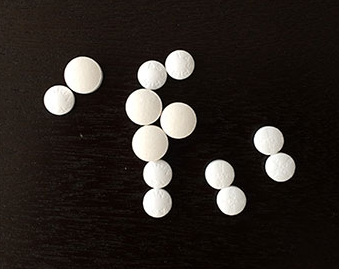
#> input picture Python/case5/images/pills.png, 339 x 269 px
$ python app.py
#> lines starting #> are read from the running program, lines starting #| are printed output that depends on the picture; after the words box and inside, x2 and y2 are one past the last pixel; in counts of white or black regions, pixels touching at a corner belong together
'''
Author       : Bingqiang Zhou
Date         : 2021-09-10 22:04:49
LastEditors  : Bingqiang Zhou
LastEditTime : 2021-09-11 00:55:30
Description  : 案例五 - 分水岭分割案例
    基于分水岭对象分割实现计数的例子，算法的主要步骤可以拆解为如下：
        第一步：加载图像
        第二步：去噪声，这步要根据实际图像来看，去噪声的方法很多，高斯模糊、双边、均值迁移、非局部均值去噪声等方法
        第三步：灰度化与二值化，选择合适二值化方法也很重要
        第四步：距离变换 + 阈值处理
        第五步：寻找与标记marker
        第六步：根据marker实现图像分水岭分割
        第七步：根据marker生成颜色填充

    官方教程：Image Segmentation with Watershed Algorithm - https://docs.opencv.org/master/d3/db4/tutorial_py_watershed.html
'''

import cv2 as cv
import numpy as np
from matplotlib import cm
import matplotlib.pyplot as plt

# 加载图像
image = cv.imread("./images/pills.png")
#> image is the input picture: shape (269, 339, 3); mean B, G, R 34.5, 38.8, 45.1
# image = cv.imread("./images/coins.png")
cv.imshow("step 1", image)

# 去噪声
image = cv.pyrMeanShiftFiltering(image, 21, 51)
cv.imshow("step 2", image)


# 灰度化与二值化
gray = cv.cvtColor(image, cv.COLOR_BGR2GRAY)
ret, binary = cv.threshold(gray, 0, 255, cv.THRESH_OTSU | cv.THRESH_BINARY)
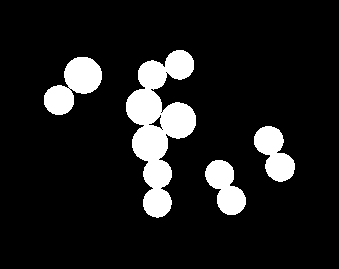
#> binary: shape (269, 339); 11.3% white; 4 white regions, box (x1, y1, x2, y2) and area: (126, 50, 196, 218) 5803, (44, 57, 102, 115) 1823, (254, 126, 295, 182) 1358, (205, 160, 246, 215) 1338
#> ret = 122
cv.imshow("step 3", binary)

# 距离变换 + 阈值处理
dist = cv.distanceTransform(binary, cv.DIST_L2, 3) # 不等于0的值到0值的最小距离
ret, binary = cv.threshold(dist, 0.5*dist.max(), 255, cv.THRESH_BINARY)
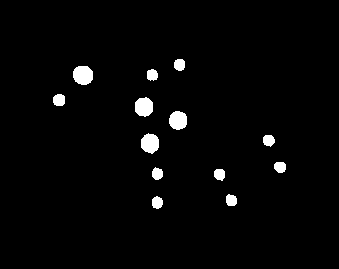
#> binary: shape (269, 339) float32; 2.4% white; 13 white regions, largest, box (x1, y1, x2, y2) and area: (73, 66, 93, 85) 315, (141, 133, 159, 154) 289, (135, 97, 153, 117) 288
#> ret = 8.9
cv.imshow("step 4", binary)

# 寻找与标记marker (将不同的独立的形状标记成不同的数字)，0表示未知标记，1、2、……、n表示背景与前景
# 方式一：找到轮廓，填充轮廓
# 方式二：使用形态学操作确认前背景像素以及不确定的像素，再用连通组件做标记，这种方法更加通用，见官方教程
markers = binary.astype(np.uint8)
contours, hierarchy = cv.findContours(markers, cv.RETR_EXTERNAL, cv.CHAIN_APPROX_SIMPLE)
#> contours = 13 contours; largest, box (x1, y1, x2, y2) and area: (73, 66, 93, 85) 286, (141, 133, 159, 154) 262, (135, 97, 153, 117) 261, (169, 111, 187, 130) 249, (53, 94, 65, 106) 106
object_marker = 1
for i in range(len(contours)):
    cv.drawContours(markers, contours, i, (object_marker), -1)
    object_marker += 1
#> this loop made 13 passes
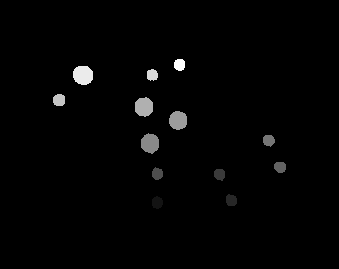
#> markers: shape (269, 339); min 0, max 13, mean 0.184; drawn with min black and max white
#> after the loop, object_marker = 14

cv.circle(markers, (5, 5), 5, (object_marker), -1) # 背景，在左上角画一个5x5大小的圆作为确定的背景像素
#> markers: shape (269, 339); 0.09% of pixels changed, all inside (x1, y1, x2, y2) = (0, 0, 11, 11)
cv.imshow("step 5", markers)

# 根据marker实现图像分水岭分割
markers = cv.watershed(image, markers.astype(np.int32))
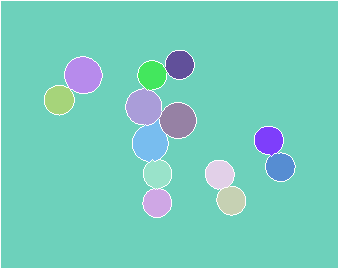
#> markers: shape (269, 339) int32; 15 distinct labels, from -1 to 14; one colour per label, 0 black, -1 white
markers[markers == -1] = 0 # -1 为对象边缘
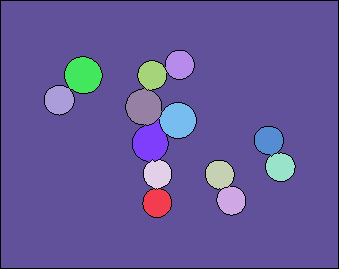
#> markers: shape (269, 339) int32; 15 distinct labels, from 0 to 14; one colour per label, 0 black
cv.imshow("markers == -1", (markers == 0).astype(np.uint8)*255)
cv.imshow("step 6", markers.astype(np.uint8))
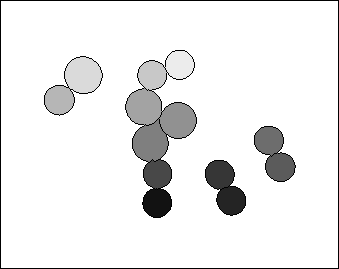
#> window 'step 6': shape (269, 339); min 0, max 14, mean 12.95; drawn with min black and max white

# 根据marker生成颜色填充
# https://matplotlib.org/stable/tutorials/colors/colormaps.html
# https://github.com/BingqiangZhou/Interactive-Multi-target-Segmentation/blob/master/demo/codes/utils.py
color_map_name = "tab20"
color_map = plt.get_cmap(color_map_name)
rgb_array = cm.get_cmap(color_map)(np.linspace(0, 1, num=color_map.N), bytes=True)[:, :3] # RGBA
seg_image = rgb_array[markers]
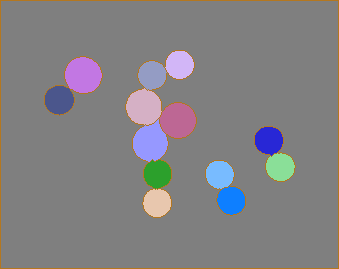
#> seg_image: shape (269, 339, 3); mean of channels 0, 1, 2 131.8, 128.7, 130.1; drawn as B, G, R
cv.imshow("step 7", seg_image)

cv.waitKey(0)
cv.destroyAllWindows()
